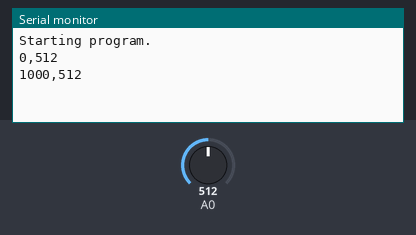
Simulated run of this sketch. Board: Arduino Uno, built with avr-gcc and run on an emulated ATmega328P. On the bench: the last lines printed to the serial monitor. Inputs (shaded band) come from the test bench; at power-on: A0 = 512.

Above: at 1.8 s.
1.9 s: A0 set to 716
At 2.8 s:
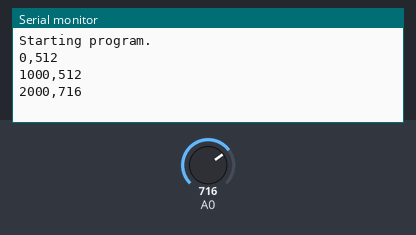
3.4 s: A0 set to 900
At 4.5 s:
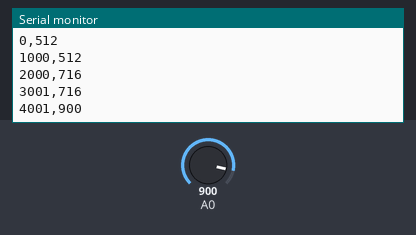
Timing chart, 0 to 6.4 s (numbered marks = the images above; inputs shaded):
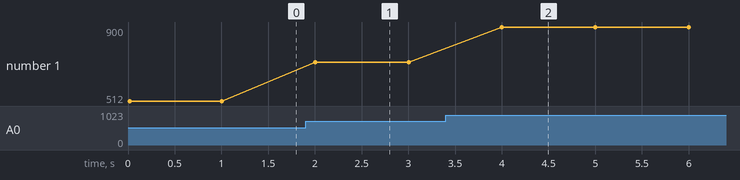

The sketch:

serial_watcher.ino
```cpp
#include <Arduino.h>

void setup() {
  Serial.begin(9600);
  Serial.println("Starting program.");
}

void loop() {
  // Read analog input from pin 0
  int sensorValue = analogRead(A0);

  // Get the current timestamp
  unsigned long currentTime = millis();

  // Print the timestamp and sensor value to the serial port
  Serial.print(currentTime);
  Serial.print(",");
  Serial.println(sensorValue);

  delay(1000); // Delay for 1 minute
}
```

Measured:
- after the input at 1.9 s, the serial monitor: prints a new line after 0.10 s (image 1)
- after the input at 3.4 s, the serial monitor: prints a new line after 0.60 s (image 2)
- plotted number 1: 512 → 716 after the input at 1.9 s, 716 → 900 after the input at 3.4 s
